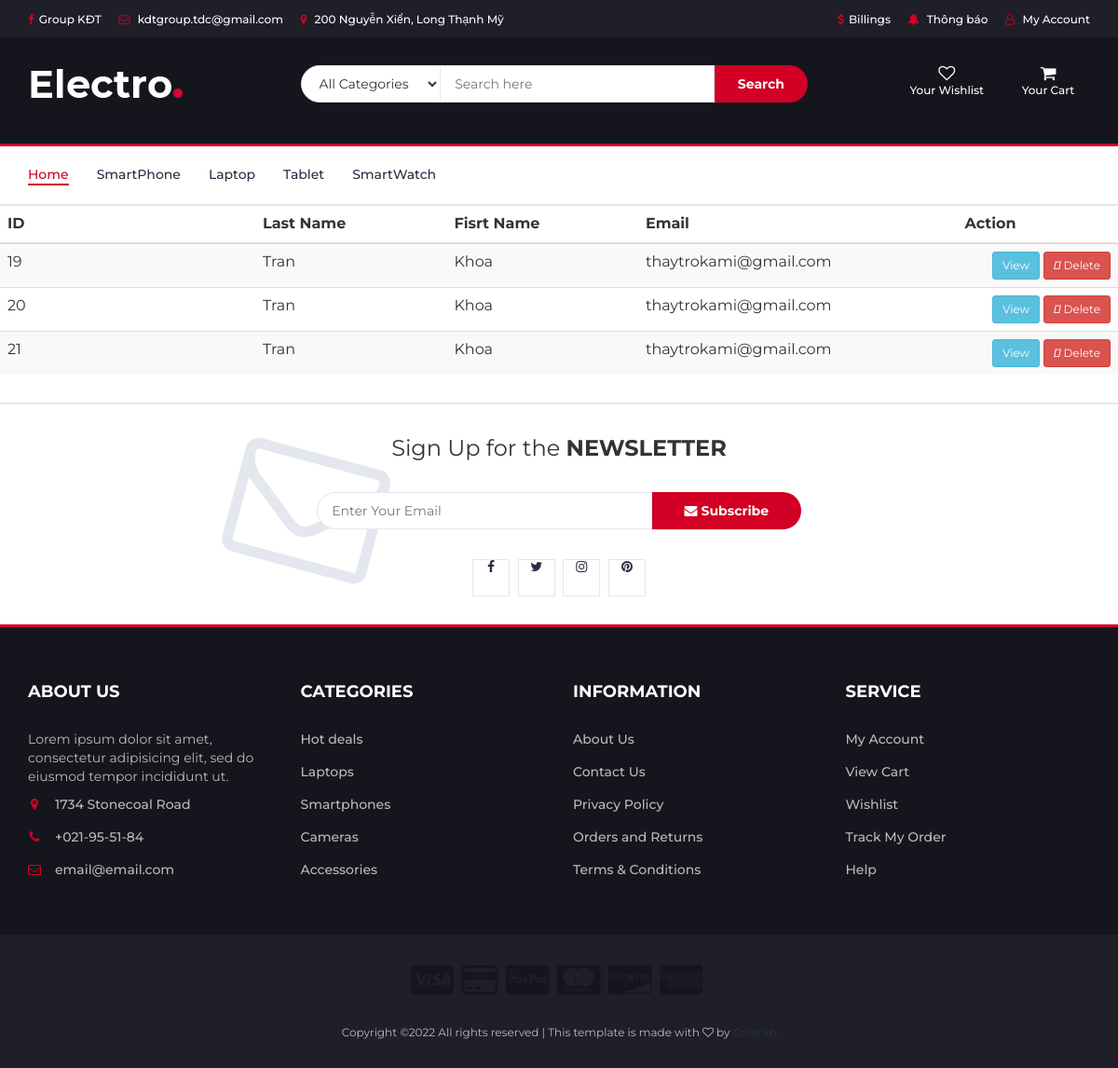
Page /billings.php on the committed database.
### tables this page shows
CREATE TABLE IF NOT EXISTS `protypes` (
  `type_id` int(11) NOT NULL AUTO_INCREMENT,
  `type_name` varchar(100) NOT NULL,
  PRIMARY KEY (`type_id`)
);

CREATE TABLE IF NOT EXISTS `billing` (
  `id_bill` int(11) NOT NULL AUTO_INCREMENT,
  `fname` varchar(50) NOT NULL,
  `lname` varchar(50) NOT NULL,
  `email` varchar(50) NOT NULL,
  `city` varchar(20) NOT NULL,
  `country` varchar(20) NOT NULL,
  `tel` int(20) NOT NULL,
  PRIMARY KEY (`id_bill`)
);

### models/db.php (called while the page is built)
<?php
class Db
{
    public static $connection;
    public function __construct()
    {
        if (!self::$connection) {
            self::$connection = new mysqli(DB_HOST, DB_USER, DB_PASSWORD, DB_NAME,PORT);
            self::$connection->set_charset(DB_CHARSET);
        }
        return self::$connection;
    }
}
?>

### protype.php (called while the page is built, shortened)
<?php
    Class ProType extends Db{
        public function getAllProtype()
        {
            $sql = self::$connection->prepare("SELECT * FROM protypes");
            $sql->execute();
            $items = $sql->get_result()->fetch_all(MYSQLI_ASSOC);
            return $items;
        }
    }
?>

### models/billing.php (called while the page is built, shortened)
<?php
class Billing extends Db
    {
        public function getAllBilling()
        {
            $sql = self::$connection->prepare("SELECT * FROM `billing`");
            $sql->execute();
            $items = $sql->get_result()->fetch_all(MYSQLI_ASSOC);
            return $items;
        }
    }

### billings.php (the view, shortened to what this page needs)
<?php
include "header.php";
require "models/billing.php";
$billing = new Billing();
?>
  <div class="content-wrapper">
    <section class="content">
        <div class="card-body p-0">
          <table class="table table-striped projects">
              <thead>
                  <tr>
                      <th style="width: 20%">ID</th>
                      <th style="width: 15%">Last Name</th>
                      <th style="width: 15%">Fisrt Name </th>
                      <th style="width: 15%">Email </th>
                      <th style="text-align: center;width: 20%;">Action</th>
                  </tr>
              </thead>
              <tbody>
                <?php
                    $getAllBilling = $billing->getAllBilling();
                    foreach($getAllBilling as $value):
                ?>
                <tr>
                    <td><?php echo $value['id_bill'] ?></td>
                    <td><?php echo $value['fname'] ?></td>
                    <td><?php echo $value['lname'] ?></td>
                    <td><?php echo $value['email'] ?></td>
                    <td class="project-actions text-right">
                          <a class="btn btn-info btn-sm" href="billing_detail.php?id_bill=<?php echo $value['id_bill']?>">
                              View
                          </a>
                          <a class="btn btn-danger btn-sm" href="deleteBilling.php?id_bill=<?php echo $value['id_bill']?>" onclick="return confirm('Bạn Có Muốn Xóa Không?')">
                              <i class="fas fa-trash">
                              </i>
                              Delete
                          </a>
                      </td>
                </tr>
                <?php endforeach; ?>
              </tbody>
          </table>
        </div>
      </div>

### header.php (shortened to what this page needs)
<?php
require "models/db.php";
require "models/Notification.php";
require "protype.php";
$protype = new protype;
$getAllProtype = $protype->getAllProtype();
?>
<link type="text/css" rel="stylesheet" href="css/bootstrap.min.css"/>
<link type="text/css" rel="stylesheet" href="css/slick.css"/>
<link type="text/css" rel="stylesheet" href="css/slick-theme.css"/>
<link type="text/css" rel="stylesheet" href="css/nouislider.min.css"/>
<link rel="stylesheet" href="css/font-awesome.min.css">
<link type="text/css" rel="stylesheet" href="css/style.css"/>
<header>
			<div id="top-header">
				<div class="container">
					<ul class="header-links pull-left">
					<li><a href="https://www.facebook.com/K%C4%90T-Group-109013094978487/"><i class="fa fa-facebook"></i>Group KĐT</a></li>
						<li><a href="mailto:tdkgroup.tdc@gmail.com"><i class="fa fa-envelope-o"></i> kdtgroup.tdc@gmail.com</a></li>
						<li><a href="address.html"><i class="fa fa-map-marker"></i> 200 Nguyễn Xiển, Long Thạnh Mỹ</a></li>
					</ul>
					<ul class="header-links pull-right">
						<li>
							<a href="billings.php"><i class="fa fa-dollar"></i>Billings</a>
						</li>
						<li>
							<div class="dropdown" >
								<a href="#" class="dropdown-toggle" data-toggle="dropdown" aria-expanded="true">
									<i class="fa fa-bell"></i>
									<span>
										Thông báo
									</span>
								</a>
							</div>
						</li>
						<li>
							<div class="dropdown">
								<a href="cart.php" class="dropdown-toggle" data-toggle="dropdown" aria-expanded="true">
									<i class="fa fa-user-o"></i>
									<span>
										My Account
									</span>
								</a>
							</div>
						</li>
					</ul>
				</div>
			</div>
			<div id="header">
				<div class="container">
					<div class="row">
						<div class="col-md-3">
							<div class="header-logo">
								<a href="index.php" class="logo">
									<img src="./img/logo.png" alt="">
								</a>
							</div>
						</div>
						<div class="col-md-6">
							<div class="header-search">
								<form  method="get"	action="result.php";>
								<select type="id" name="id" class="input-select" style="width: 150px">
									<option value="0">All Categories</option>
								</select>
								<input class="input" placeholder="Search here" name="keyword">
								<button type="submit" name="submit" class="search-btn">Search</button>
								</form>
							</div>
						</div>
						<div class="col-md-3 clearfix">
							<div class="header-ctn">
								<div>
									<a href="whistlist.php">
										<i class="fa fa-heart-o"></i>
										<span>Your Wishlist</span>
									</a>
								</div>
								<div class="dropdown">
									<a href="cart.php" class="dropdown-toggle" data-toggle="dropdown" aria-expanded="true">
										<i class="fa fa-shopping-cart"></i>
										<span>Your Cart</span>
									</a>
								</div>
							</div>
						</div>
					</div>
				</div>
			</div>
		</header>
		<nav id="navigation">
			<div class="container">
				<div id="responsive-nav">
					<ul class="main-nav nav navbar-nav">
						<li class="active"><a href="index.php">Home</a></li>
						<?php
						$getAllProtype = $protype->getAllProtype();
						foreach ($getAllProtype as $value):
						?>
						<li><a href="products.php?type_id=<?php echo $value['type_id'] ?>">
						<?php echo $value['type_name'] ?></a></li>
						<?php endforeach;?>
					</ul>
				</div>
			</div>
		</nav>

### css/style.css (style rules this page uses)
h1, h2, h3, h4, h5, h6 { color: #2B2D42; font-weight: 700; margin: 0 0 10px; }
a { color: #2B2D42; font-weight: 500; -webkit-transition: 0.2s color; transition: 0.2s color; }
ul, ol { margin: 0; padding: 0; list-style: none }
.input { height: 40px; padding: 0px 15px; border: 1px solid #E4E7ED; background-color: #FFF; width: 100%; }
.input-select { padding: 0px 15px; background: #FFF; border: 1px solid #E4E7ED; height: 40px; }
.section { padding-top: 30px; padding-bottom: 30px; }
#top-header { padding-top: 10px; padding-bottom: 10px; background-color: #1E1F29; }
.header-links li { display: inline-block; margin-right: 15px; font-size: 12px; }
.header-links li:last-child { margin-right: 0px; }
.header-links li a { color: #FFF; }
.header-links li i { color: #D10024; margin-right: 5px; }
#header { padding-top: 15px; padding-bottom: 15px; background-color: #15161D; }
.header-logo { float: left; }
.header-logo .logo img { display: block; }
.header-search { padding: 15px 0px; }
.header-search form { position: relative; }
.header-search form .input-select { margin-right: -4px; border-radius: 40px 0px 0px 40px; }
.header-search form .input { width: calc(100% - 260px); margin-right: -4px; }
.header-search form .search-btn { height: 40px; width: 100px; background: #D10024; color: #FFF; font-weight: 700; border: none; border-radius: 0px 40px 40px 0px; }
.header-ctn { float: right; padding: 15px 0px; }
.header-ctn>div { display: inline-block; }
.header-ctn>div+div { margin-left: 15px; }
.header-ctn>div>a { display: block; position: relative; width: 90px; text-align: center; color: #FFF; }
.header-ctn>div>a>i { display: block; font-size: 18px; }
.header-ctn>div>a>span { font-size: 12px; }
#navigation { background: #FFF; border-bottom: 2px solid #E4E7ED; border-top: 3px solid #D10024; }
.main-nav>li+li { margin-left: 30px }
.main-nav>li>a { padding: 20px 0px; }
.main-nav>li>a:hover, .main-nav>li>a:focus, .main-nav>li.active>a { color: #D10024; background-color: transparent; }
.main-nav>li>a:after { content: ""; display: block; width: 0%; height: 2px; background-color: #D10024; -webkit-transition: 0.2s all; transition: 0.2s all; }
.main-nav>li>a:hover:after, .main-nav>li>a:focus:after, .main-nav>li.active>a:after { width: 100%; }
#newsletter.section { border-top: 2px solid #E4E7ED; border-bottom: 3px solid #D10024; margin-top: 30px; }
.newsletter { text-align: center; }
.newsletter p { font-size: 24px; }
.newsletter form { position: relative; max-width: 520px; margin: 30px auto; }
.newsletter form:after { content: "\f003"; font-family: FontAwesome; position: absolute; font-size: 160px; color: #E4E7ED; top: 15px; -webkit-transform: translateY(-50%) rotate(15deg); -ms-transform: translateY(-50%) rotate(15deg); transform: translateY(-50%) rotate(15deg); z-index: -1; left: -90px; }
.newsletter form .input { width: calc(100% - 160px); margin-right: -4px; border-radius: 40px 0px 0px 40px; }
.newsletter form .newsletter-btn { width: 160px; height: 40px; font-weight: 700; background: #D10024; color: #FFF; border: none; border-radius: 0px 40px 40px 0px; }
.newsletter .newsletter-follow { text-align: center; }
.newsletter .newsletter-follow li { display: inline-block; margin-right: 5px; }
.newsletter .newsletter-follow li:last-child { margin-right: 0px; }
.newsletter .newsletter-follow li a { position: relative; display: block; width: 40px; height: 40px; text-align: center; line-height: 40px; border: 1px solid #E4E7ED; background-color: #FFF; -webkit-transition: 0.2s all; transition: 0.2s all; }
#footer { background: #15161D; color: #B9BABC; }
#bottom-footer { background: #1E1F29; }
.footer { margin: 30px 0px; }
.footer .footer-title { color: #FFF; text-transform: uppercase; font-size: 18px; margin: 0px 0px 30px; }
.footer-links li+li { margin-top: 15px; }
.footer-links li a { color: #B9BABC; }
.footer-links li i { margin-right: 15px; color: #D10024; width: 14px; text-align: center; }
.copyright { margin-top: 30px; display: block; font-size: 12px; }
.footer-payments li { display: inline-block; margin-right: 5px; }
.footer-payments li a { color: #15161D; font-size: 36px; display: block; }

### rows in the picture
protypes: type_name "SmartPhone"
protypes: type_name "Laptop"
protypes: type_name "Tablet"
protypes: type_name "SmartWatch"
billing: id_bill "19", fname "Tran", lname "Khoa", email "thaytrokami@gmail.com"
billing: id_bill "20", fname "Tran", lname "Khoa", email "thaytrokami@gmail.com"
billing: id_bill "21", fname "Tran", lname "Khoa", email "thaytrokami@gmail.com"
